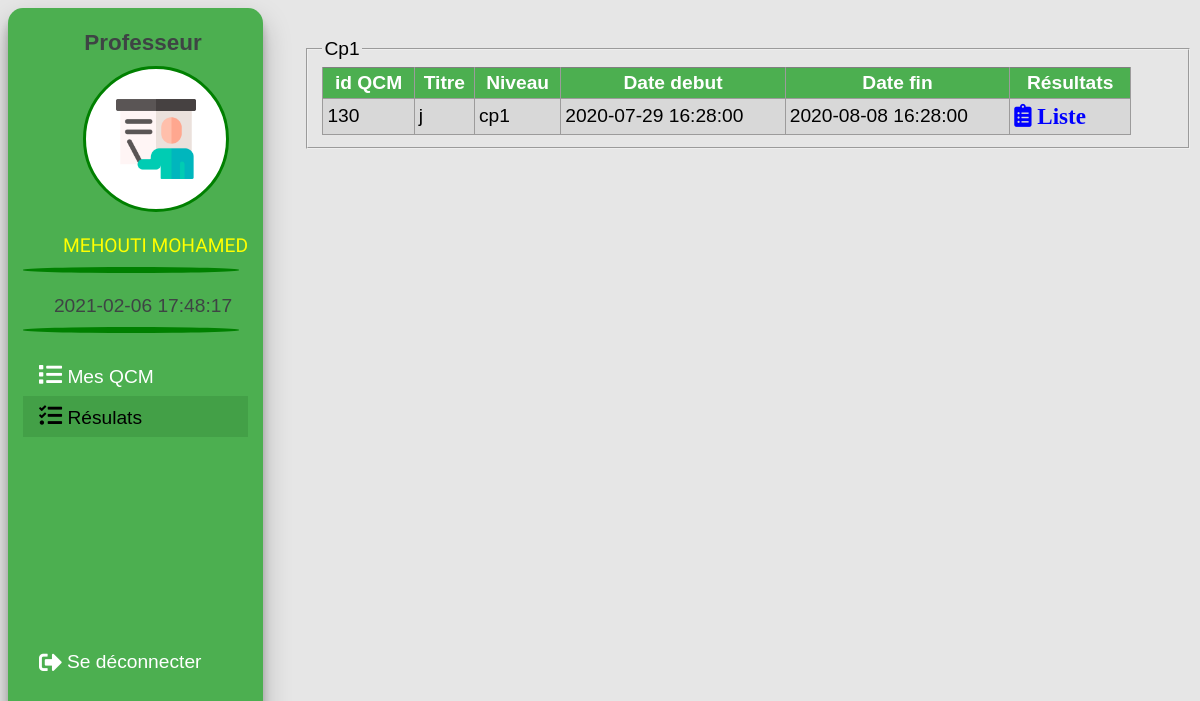
Page /code/resultat_prof.php (signed in) on the committed database.
### tables this page shows
CREATE TABLE `prof` (
  `id` int(11) NOT NULL,
  `nom` varchar(20) NOT NULL,
  `prenom` varchar(20) NOT NULL,
  `user` varchar(20) NOT NULL,
  `pass` varchar(20) NOT NULL
);

CREATE TABLE `niveau` (
  `niveau` varchar(10) NOT NULL
);

CREATE TABLE `qcm` (
  `id_qcm` int(10) NOT NULL,
  `niveau` varchar(10) NOT NULL,
  `nb_question` int(5) NOT NULL,
  `ddebut` datetime NOT NULL,
  `dfin` datetime NOT NULL,
  `titre` varchar(25) NOT NULL,
  `description` varchar(50) NOT NULL,
  `pdf` mediumblob NOT NULL,
  `c1` float NOT NULL,
  `c2` float NOT NULL,
  `id_prof` int(11) NOT NULL
);

### code/resultat_prof.php (the view, shortened to what this page needs)
<?php
include 'connection.php';
function compare($d,$f){
    $date = date('Y-m-d H:i',time());
    if($f<$date) return 1;
    else return 0;
}
$re="select nom,prenom from prof where id=?";
$stmt=$conn->prepare($re);
$stmt->bindParam(1,$_SESSION['idP']);
$stmt->execute();
$row=$stmt->fetchAll(PDO::FETCH_ASSOC);
?>
<!DOCTYPE html>
    <head>
        <link rel="stylesheet" href="css/menu.css">
        <link rel="stylesheet" href="https://use.fontawesome.com/releases/v5.8.1/css/all.css">
    </head>
    <body onload=display_ct();>
        <div class="menu" >
            <div class="menu_left" >
                <center><h3>Professeur</h3></center>
                <div class="divimg"><img src="img/teacher.png" class="img" alt="teacher"  /></div>
            <br/><span style="margin-left:40px;color:yellow;font-family: 'Balsamiq Sans', cursive;">  <?php echo strtoupper($row[0]['nom']).' '.strtoupper($row[0]['prenom']); ?></span><br/>
            <div class="khaton" ></div><br/>
            <center><span id='ct' style="color:#3e4444"></span>
            </center>
                <div class="khaton" ></div><br/>
                <ul>
                    <div class="in"> <li><a href="espaceprof.php"><i style="font-size:larger"  class="fas fa-list"></i> Mes QCM</a></li>
                    <li class="active"><i style="font-size:larger" class="fas fa-tasks"></i> Résulats</li></div>
                    </ul>
                    <div class="out">
                            <a  href="deconnect.php">
                            <div class="out2">
                            <i style="padding-right:5px;font-size:larger" class="fas fa-sign-out-alt"></i>  Se déconnecter
                            </div>
                            </a>
                    </div>
            </div>
        <div  class="menu_right">
                <?php
                    $requette='select * from niveau';
                    $stmt=$conn->prepare($requette);
                    $stmt->execute();
                    $nivs=$stmt->fetchAll(PDO::FETCH_ASSOC);
                    foreach ($nivs as $n) {
                        $requette='select * from qcm where id_prof=? and niveau=? order by id_qcm DESC';
                        $stmt=$conn->prepare($requette);
                        $stmt->bindParam(1, $_SESSION['idP']);
                        $stmt->bindParam(2, $n['niveau']);
                        $stmt->execute();
                        $rows=$stmt->fetchAll(PDO::FETCH_ASSOC);
                        if (!empty($rows)) {
                            echo '<fieldset> <legend>'.ucfirst($n['niveau']).'</legend>';
                            echo '<table border="1px" style="width:95%">
                            <tr>
                                <th>id QCM</th><th>Titre</th><th>Niveau</th><th>Date debut</th><th>Date fin</th><th>Résultats</th>
                            </tr>';
                            foreach ($rows as $v) {
                                if (compare($v['ddebut'], $v['dfin'])==1) {
                                    echo '
                            <tr>
                                <td>'.$v['id_qcm'].'</td><td>'.$v['titre'].'</td><td>'.$v['niveau'].'</td><td>'.$v['ddebut'].'</td><td>'.$v['dfin'].'</td><td><a style="font-size:larger;color:blue;margin-right:20px;" class="tooltip" href="liste_etudiant.php?idq='.$v['id_qcm'].'"><i class="fas fa-clipboard-list"> Liste</i><span class="tooltiptext">Liste</span></a></td>
                            </tr>
                            ';
                                }
                            }echo '</table></fieldset><br/><br/>';
                        }
                    }
                ?>
        </div >
    </body>
</html>

### code/css/menu.css (style rules this page uses)
body { font-size: larger; background-color: rgb(230, 230, 230); font-family: 'Trebuchet MS', 'Lucida Sans Unicode', 'Lucida Grande', 'Lucida Sans', Arial, sans-serif; }
.menu { position: relative; }
.menu_left { background-color: #4CAF50; width: 20%; border-radius: 15px; position: fixed; float: left; height: 97%; padding-left: 15px; transition: all .3s ease; box-shadow: 0 14px 28px rgba(0,0,0,0.25), 0 10px 10px rgba(0,0,0,0.22); }
.menu_right { width: 75%; float: right; padding-top:30px ; }
table { width: 75%; border-collapse: collapse; }
th , td { padding :4px; border-bottom : 1px solid rgb(156, 155, 155); border-left : 1px solid rgb(156, 155, 155); border-right : 1px solid rgb(156, 155, 155); }
th { background-color: #4CAF50; color : white; }
tr:nth-child(odd) { background-color: white; }
tr:nth-child(even) { background-color: rgb(216, 216, 216); }
a { text-decoration: none; }
ul { list-style-type: none; margin: 0; padding: 0; }
.menu_left a { display :block; color :white; }
li { cursor: pointer; color: white; padding: 8px 16px; margin-right:15px; transition: all .3s ease; }
.in { height: 36vh; }
.out { height: 100%; bottom: 0; }
.out2 { padding: 8px 16px; width: 82%; transition: all .3s ease; display: flex; flex-direction: row; justify-content: flex-start; align-items: center; }
.khaton { width: 90%; height: 0.7vh; background-color: green; border: none; border-radius: 50%; margin-top: 10px; }
.active, .active a { background: #43A047; color :black; }
.tooltip { position: relative; display: inline-block; }
.divimg { width: 100px; height: 100px; background-color: white; border: green solid 3px; border-radius: 50%; margin-left: 60px; padding: 20px; }
.img { width: 80px; height: 80px; margin-left:10px ; margin-top: 10px; }
h3 { color :#3e4444; margin-bottom: 10px; }

### rows in the picture
prof: nom "MEHOUTI", prenom "MOHAMED"
niveau: niveau "Cp1"
qcm: id_qcm "130", titre "j", niveau "cp1", ddebut "2020-07-29 16:28:00", dfin "2020-08-08 16:28:00"
